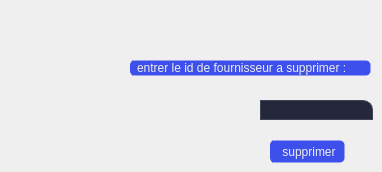
        <widget class="QWidget" name="tab_6">
         <attribute name="title">
          <string>supprimer</string>
         </attribute>
         <widget class="QLabel" name="label_19">
          <property name="geometry">
           <rect>
            <x>130</x>
            <y>60</y>
            <width>241</width>
            <height>16</height>
           </rect>
          </property>
          <property name="styleSheet">
           <string notr="true">QLabel {
background-image: url(C:/Users/HP/Documents/Health-application/icons/16x16/cil-folder-open.png);
	background-position: left center;

    background-repeat: no-repeat;

	border: 1px solid transparent;
color:rgb(238, 238, 238);
	border-radius: 5px;	
	background-color:#3d50eb;
border-left:4px solid #3d50eb;

}
QLabel:hover {
color:rgb(255, 255, 255);
		background-color: rgb(63, 84, 244);
}
QLabel:pressed {	
	border: 2px solid rgb(55, 74, 214) ;
}</string>
          </property>
          <property name="text">
           <string>entrer le id de fournisseur a supprimer :</string>
          </property>
         </widget>
         <widget class="QLineEdit" name="lineEdit_11_supprimer_avec_id_fournisseur">
          <property name="geometry">
           <rect>
            <x>260</x>
            <y>100</y>
            <width>113</width>
            <height>20</height>
           </rect>
          </property>
          <property name="styleSheet">
           <string notr="true">QLineEdit{
background-color:#25283b;

border:1px solid rgb(61, 70, 86);
color:rgb(255, 255, 255);
padding-left:16px;
border:1px solid rgb(61, 70, 86);
border-top-right-radius:10px;
border-down-right-radius:10px;
}
QLineEdit:focus{
border: 1px solid rgb(180, 180, 180);
}</string>
          </property>
         </widget>
         <widget class="QPushButton" name="supprimer_fournisseur">
          <property name="geometry">
           <rect>
            <x>270</x>
            <y>140</y>
            <width>75</width>
            <height>23</height>
           </rect>
          </property>
          <property name="styleSheet">
           <string notr="true">QPushButton {
background-image: url(C:/Users/HP/Documents/Health-application/icons/16x16/cil-folder-open.png);
	background-position: left center;

    background-repeat: no-repeat;

	border: 1px solid transparent;
color:rgb(238, 238, 238);
	border-radius: 5px;	
	background-color:#3d50eb;
border-left:4px solid #3d50eb;

}
QPushButton:hover {
color:rgb(255, 255, 255);
		background-color: rgb(63, 84, 244);
}
QPushButton:pressed {	
	border: 2px solid rgb(55, 74, 214) ;
}</string>
          </property>
          <property name="text">
           <string>supprimer</string>
          </property>
         </widget>
        </widget>
